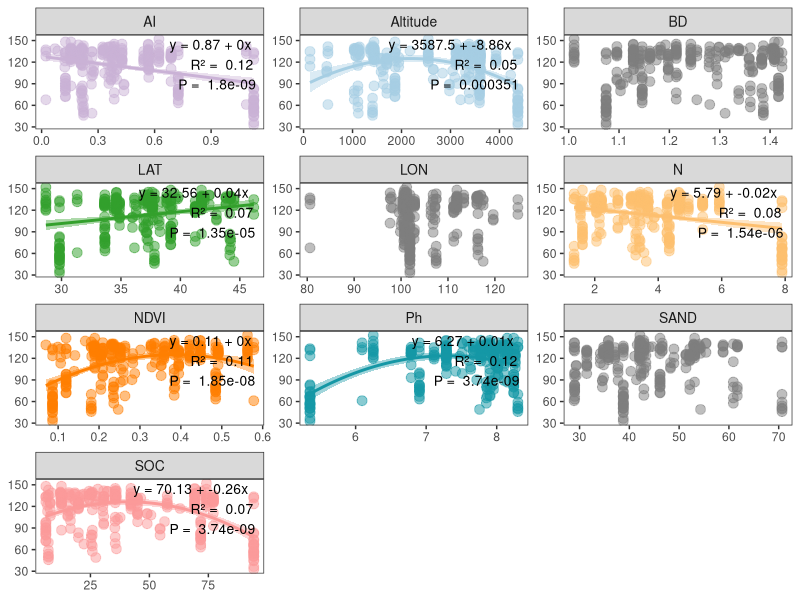

Write the R code that produced this figure. (Note: this script raises an error after producing the figure.)
library(ggplot2)
library(dplyr)
library(tidyr)

data <- read.csv("Abundant ACE-Environment Regression data.csv")

data_long <- data %>%
  pivot_longer(cols = -ACE, names_to = "variable", values_to = "value")



model_Ph <- lm(Ph ~ ACE, data = data)
summary_Ph <- summary(model_Ph)
r_squared_Ph <- round(summary_Ph$r.squared, 2)
p_value_Ph <- signif(summary_Ph$coefficients[2, 4], 3)
formula_Ph <- paste0("y = ", round(coef(model_Ph)[1], 2), " + ", round(coef(model_Ph)[2], 2), "x")

model_SOC <- lm(SOC ~ ACE, data = data)
summary_SOC <- summary(model_SOC)
r_squared_SOC<- round(summary_SOC$r.squared, 2)
p_value_SOC<- signif(summary_Ph$coefficients[2, 4], 3)
formula_SOC<- paste0("y = ", round(coef(model_SOC)[1], 2), " + ", round(coef(model_SOC)[2], 2), "x")

model_N <- lm(N ~ ACE, data = data)
summary_N <- summary(model_N)
r_squared_N <- round(summary_N$r.squared, 2)
p_value_N <- signif(summary_N$coefficients[2, 4], 3)
formula_N <- paste0("y = ", round(coef(model_N)[1], 2), " + ", round(coef(model_N)[2], 2), "x")

model_LAT <- lm(LAT ~ ACE, data = data)
summary_LAT <- summary(model_LAT)
r_squared_LAT <- round(summary_LAT$r.squared, 2)
p_value_LAT <- signif(summary_LAT$coefficients[2, 4], 3)
formula_LAT <- paste0("y = ", round(coef(model_LAT)[1], 2), " + ", round(coef(model_LAT)[2], 2), "x")

model_Altitude <- lm(Altitude ~ ACE, data = data)
summary_Altitude <- summary(model_Altitude)
r_squared_Altitude <- round(summary_Altitude$r.squared, 2)
p_value_Altitude <- signif(summary_Altitude$coefficients[2, 4], 3)
formula_Altitude <- paste0("y = ", round(coef(model_Altitude)[1], 2), " + ", round(coef(model_Altitude)[2], 2), "x")

model_NDVI <- lm(NDVI ~ ACE, data = data)
summary_NDVI <- summary(model_NDVI)
r_squared_NDVI <- round(summary_NDVI$r.squared, 2)
p_value_NDVI <- signif(summary_NDVI$coefficients[2, 4], 3)
formula_NDVI <- paste0("y = ", round(coef(model_NDVI)[1], 2), " + ", round(coef(model_NDVI)[2], 2), "x")

model_AI <- lm(AI ~ ACE, data = data)
summary_AI <- summary(model_AI)
r_squared_AI <- round(summary_AI$r.squared, 2)
p_value_AI <- signif(summary_AI$coefficients[2, 4], 3)
formula_AI <- paste0("y = ", round(coef(model_AI)[1], 2), " + ", round(coef(model_AI)[2], 2), "x")

labels <- data.frame(
  variable = c("Ph", "SOC", "N", "LAT", "Altitude", "NDVI", "AI"),
  formula = c(formula_Ph, formula_SOC, formula_N, formula_LAT, formula_Altitude, formula_NDVI, formula_AI),
  r_squared = c(r_squared_Ph, r_squared_SOC, r_squared_N, r_squared_LAT, r_squared_Altitude, r_squared_NDVI, r_squared_AI),
  p_value = c(p_value_Ph, p_value_SOC, p_value_N, p_value_LAT, p_value_Altitude, p_value_NDVI, p_value_AI)
)

colors <- c(
  "Ph" = "#1597A5", 
  "SOC" = "#FB9A99", 
  "N" = "#FDBF6F", 
  "LAT" = "#33A02C", 
  "Altitude" = "#A6CEE3", 
  "NDVI" = "#FF7F00", 
  "AI" = "#CAB2D6"
)
# 绘图
ggplot(data_long, aes(x = value, y = ACE, color = variable)) +
  geom_point(size = 3, alpha = 0.5) +
  scale_color_manual(values = colors) +
  geom_smooth(data = filter(data_long, variable == "Ph"), method = "lm", formula = y ~ poly(x, 2), se = TRUE, color = "#1597A5",fill="#1597A5") +
  geom_smooth(data = filter(data_long, variable == "SOC"), method = "lm", formula = y ~ poly(x, 2), se = TRUE, color = "#FB9A99",fill="#FB9A99") +
  geom_smooth(data = filter(data_long, variable == "N"), method = "lm", formula = y ~ x, se = TRUE, color = "#FDBF6F",fill = "#FDBF6F") +
  geom_smooth(data = filter(data_long, variable == "LAT"), method = "lm", formula = y ~ x, se = TRUE, color = "#33A02C",fill= "#33A02C") +
  geom_smooth(data = filter(data_long, variable == "Altitude"), method = "lm", formula = y ~ poly(x, 2), se = TRUE, color = "#A6CEE3",fill="#A6CEE3") +
  geom_smooth(data = filter(data_long, variable == "NDVI"), method = "lm", formula = y ~ poly(x, 2), se = TRUE, color = "#FF7F00",fill="#FF7F00") +
  geom_smooth(data = filter(data_long, variable == "AI"), method = "lm", formula = y ~ x, se = TRUE, color = "#CAB2D6",fill = "#CAB2D6") +
  facet_wrap(~ variable, scales = "free", ncol = 3) +
  labs(x = NULL, y = NULL) +
  theme_bw() +
  theme(panel.grid.major = element_blank(), 
        panel.grid.minor = element_blank(),
        legend.position = "none",
        strip.text = element_text(size = 10))+
  # 添加注释
  geom_text(data = labels, aes(x = Inf, y = Inf, 
                               label = paste(formula, "\nR² = ", 
                                             r_squared, "\nP = ", p_value)),
            hjust = 1.1, vjust = 1.1, size = 3.5, color = "black")
p <- ggplot(data_long, aes(x = value, y = bnti, color = variable)) +
  geom_point(size = 3, alpha = 0.5) +
  scale_color_manual(values = colors) +
  geom_smooth(data = filter(data_long, variable == "Ph"), method = "lm", formula = y ~ poly(x, 2), se = TRUE, color = "#1597A5",fill="#1597A5") +
  geom_smooth(data = filter(data_long, variable == "SOC"), method = "lm", formula = y ~ poly(x, 2), se = TRUE, color = "#FB9A99",fill="#FB9A99") +
  geom_smooth(data = filter(data_long, variable == "N"), method = "lm", formula = y ~ x, se = TRUE, color = "#FDBF6F",fill = "#FDBF6F") +
  geom_smooth(data = filter(data_long, variable == "LAT"), method = "lm", formula = y ~ x, se = TRUE, color = "#33A02C",fill= "#33A02C") +
  geom_smooth(data = filter(data_long, variable == "Altitude"), method = "lm", formula = y ~ poly(x, 2), se = TRUE, color = "#A6CEE3",fill="#A6CEE3") +
  geom_smooth(data = filter(data_long, variable == "NDVI"), method = "lm", formula = y ~ poly(x, 2), se = TRUE, color = "#FF7F00",fill="#FF7F00") +
  geom_smooth(data = filter(data_long, variable == "AI"), method = "lm", formula = y ~ x, se = TRUE, color = "#CAB2D6",fill = "#CAB2D6") +
  facet_wrap(~ variable, scales = "free", ncol = 3) +
  labs(x = NULL, y = NULL) +
  theme_bw() +
  theme(panel.grid.major = element_blank(), 
        panel.grid.minor = element_blank(),
        legend.position = "none",
        strip.text = element_text(size = 10))+
  # 添加注释
  geom_text(data = labels, aes(x = Inf, y = Inf, 
                               label = paste(formula, "\nR² = ", 
                                             r_squared, "\nP = ", p_value)),
            hjust = 1.1, vjust = 1.1, size = 3.5, color = "black")
p
dev.off()
